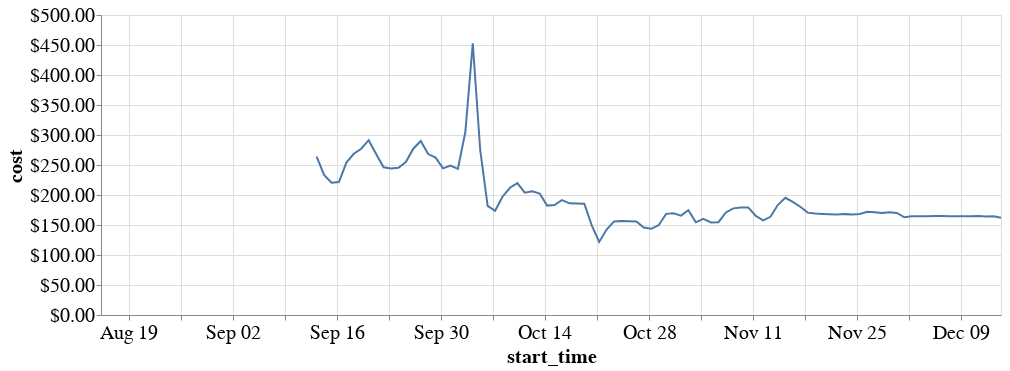

The cell this chart's notebook holds for it:
### Markdown cell above
## BROKEN -- Daily cloud costs

### Code cell
alt.Chart(cost, width=900).mark_line().encode(
    x='start_time',
    y=alt.Y('cost', axis=alt.Axis(format="$.2f"))
)

### Figure 1 — Vega-Lite specification as saved in the notebook (floating-point values rounded to 4 significant figures)
{"$schema": "https://vega.github.io/schema/vega-lite/v2.6.0.json", "config": {"axis": {"labelFontSize": 20, "titleFontSize": 20}}, "data": {"name": "data-e1a6ecb613e6b4b772489f2dc1fc7a71"}, "datasets": {"data-e1a6ecb613e6b4b772489f2dc1fc7a71": [{"cost": 40.16, "start_time": "2018-09-12T00:00:00-07:00"}, {"cost": 264.0, "start_time": "2018-09-13T00:00:00-07:00"}, {"cost": 233.4, "start_time": "2018-09-14T00:00:00-07:00"}, {"cost": 220.5, "start_time": "2018-09-15T00:00:00-07:00"}, {"cost": 221.5, "start_time": "2018-09-16T00:00:00-07:00"}, {"cost": 254.1, "start_time": "2018-09-17T00:00:00-07:00"}, {"cost": 268.7, "start_time": "2018-09-18T00:00:00-07:00"}, {"cost": 277.0, "start_time": "2018-09-19T00:00:00-07:00"}, {"cost": 291.3, "start_time": "2018-09-20T00:00:00-07:00"}, {"cost": 268.4, "start_time": "2018-09-21T00:00:00-07:00"}, {"cost": 246.1, "start_time": "2018-09-22T00:00:00-07:00"}, {"cost": 244.2, "start_time": "2018-09-23T00:00:00-07:00"}, {"cost": 245.5, "start_time": "2018-09-24T00:00:00-07:00"}, {"cost": 254.9, "start_time": "2018-09-25T00:00:00-07:00"}, {"cost": 277.2, "start_time": "2018-09-26T00:00:00-07:00"}, {"cost": 290.0, "start_time": "2018-09-27T00:00:00-07:00"}, {"cost": 268.3, "start_time": "2018-09-28T00:00:00-07:00"}, {"cost": 262.4, "start_time": "2018-09-29T00:00:00-07:00"}, {"cost": 244.4, "start_time": "2018-09-30T00:00:00-07:00"}, {"cost": 249.0, "start_time": "2018-10-01T00:00:00-07:00"}, {"cost": 243.5, "start_time": "2018-10-02T00:00:00-07:00"}, {"cost": 304.9, "start_time": "2018-10-03T00:00:00-07:00"}, {"cost": 453.0, "start_time": "2018-10-04T00:00:00-07:00"}, {"cost": 275.0, "start_time": "2018-10-05T00:00:00-07:00"}, {"cost": 181.8, "start_time": "2018-10-06T00:00:00-07:00"}, {"cost": 173.6, "start_time": "2018-10-07T00:00:00-07:00"}, {"cost": 197.1, "start_time": "2018-10-08T00:00:00-07:00"}, {"cost": 212.1, "start_time": "2018-10-09T00:00:00-07:00"}, {"cost": 219.8, "start_time": "2018-10-10T00:00:00-07:00"}, {"cost": 203.8, "start_time": "2018-10-11T00:00:00-07:00"}, {"cost": 206.1, "start_time": "2018-10-12T00:00:00-07:00"}, {"cost": 202.4, "start_time": "2018-10-13T00:00:00-07:00"}, {"cost": 182.3, "start_time": "2018-10-14T00:00:00-07:00"}, {"cost": 183.3, "start_time": "2018-10-15T00:00:00-07:00"}, {"cost": 191.6, "start_time": "2018-10-16T00:00:00-07:00"}, {"cost": 186.1, "start_time": "2018-10-17T00:00:00-07:00"}, {"cost": 185.8, "start_time": "2018-10-18T00:00:00-07:00"}, {"cost": 185.5, "start_time": "2018-10-19T00:00:00-07:00"}, {"cost": 149.5, "start_time": "2018-10-20T00:00:00-07:00"}, {"cost": 121.8, "start_time": "2018-10-21T00:00:00-07:00"}, {"cost": 142.4, "start_time": "2018-10-22T00:00:00-07:00"}, {"cost": 155.9, "start_time": "2018-10-23T00:00:00-07:00"}, {"cost": 156.9, "start_time": "2018-10-24T00:00:00-07:00"}, {"cost": 156.4, "start_time": "2018-10-25T00:00:00-07:00"}, {"cost": 155.9, "start_time": "2018-10-26T00:00:00-07:00"}, {"cost": 145.9, "start_time": "2018-10-27T00:00:00-07:00"}, {"cost": 143.6, "start_time": "2018-10-28T00:00:00-07:00"}, {"cost": 149.6, "start_time": "2018-10-29T00:00:00-07:00"}, {"cost": 168.6, "start_time": "2018-10-30T00:00:00-07:00"}, {"cost": 169.5, "start_time": "2018-10-31T00:00:00-07:00"}, {"cost": 165.7, "start_time": "2018-11-01T00:00:00-07:00"}, {"cost": 174.7, "start_time": "2018-11-02T00:00:00-07:00"}, {"cost": 154.5, "start_time": "2018-11-03T00:00:00-07:00"}, {"cost": 160.2, "start_time": "2018-11-04T00:00:00-07:00"}, {"cost": 154.2, "start_time": "2018-11-05T00:00:00-08:00"}, {"cost": 154.7, "start_time": "2018-11-06T00:00:00-08:00"}, {"cost": 170.9, "start_time": "2018-11-07T00:00:00-08:00"}, {"cost": 177.7, "start_time": "2018-11-08T00:00:00-08:00"}, {"cost": 179.0, "start_time": "2018-11-09T00:00:00-08:00"}, {"cost": 179.3, "start_time": "2018-11-10T00:00:00-08:00"}, {"cost": 165.4, "start_time": "2018-11-11T00:00:00-08:00"}, {"cost": 157.6, "start_time": "2018-11-12T00:00:00-08:00"}, {"cost": 163.7, "start_time": "2018-11-13T00:00:00-08:00"}, {"cost": 183.7, "start_time": "2018-11-14T00:00:00-08:00"}, {"cost": 195.3, "start_time": "2018-11-15T00:00:00-08:00"}, {"cost": 188.5, "start_time": "2018-11-16T00:00:00-08:00"}, {"cost": 180.4, "start_time": "2018-11-17T00:00:00-08:00"}, {"cost": 170.6, "start_time": "2018-11-18T00:00:00-08:00"}, {"cost": 169.1, "start_time": "2018-11-19T00:00:00-08:00"}, {"cost": 168.5, "start_time": "2018-11-20T00:00:00-08:00"}, {"cost": 168.1, "start_time": "2018-11-21T00:00:00-08:00"}, {"cost": 167.4, "start_time": "2018-11-22T00:00:00-08:00"}, {"cost": 168.1, "start_time": "2018-11-23T00:00:00-08:00"}, {"cost": 167.7, "start_time": "2018-11-24T00:00:00-08:00"}, {"cost": 168.4, "start_time": "2018-11-25T00:00:00-08:00"}, {"cost": 172.0, "start_time": "2018-11-26T00:00:00-08:00"}, {"cost": 171.2, "start_time": "2018-11-27T00:00:00-08:00"}, {"cost": 170.2, "start_time": "2018-11-28T00:00:00-08:00"}, {"cost": 171.2, "start_time": "2018-11-29T00:00:00-08:00"}, {"cost": 170.1, "start_time": "2018-11-30T00:00:00-08:00"}, {"cost": 162.9, "start_time": "2018-12-01T00:00:00-08:00"}, {"cost": 164.6, "start_time": "2018-12-02T00:00:00-08:00"}, {"cost": 164.5, "start_time": "2018-12-03T00:00:00-08:00"}, {"cost": 164.5, "start_time": "2018-12-04T00:00:00-08:00"}, {"cost": 165.2, "start_time": "2018-12-05T00:00:00-08:00"}, {"cost": 165.0, "start_time": "2018-12-06T00:00:00-08:00"}, {"cost": 164.4, "start_time": "2018-12-07T00:00:00-08:00"}, {"cost": 164.6, "start_time": "2018-12-08T00:00:00-08:00"}, {"cost": 164.6, "start_time": "2018-12-09T00:00:00-08:00"}, {"cost": 164.5, "start_time": "2018-12-10T00:00:00-08:00"}, {"cost": 164.9, "start_time": "2018-12-11T00:00:00-08:00"}, {"cost": 164.3, "start_time": "2018-12-12T00:00:00-08:00"}, {"cost": 164.6, "start_time": "2018-12-13T00:00:00-08:00"}, {"cost": 162.1, "start_time": "2018-12-14T00:00:00-08:00"}, {"cost": null, "start_time": "2018-08-15T00:00:00-07:00"}, {"cost": null, "start_time": "2018-08-16T00:00:00-07:00"}, {"cost": null, "start_time": "2018-08-17T00:00:00-07:00"}, {"cost": null, "start_time": "2018-08-18T00:00:00-07:00"}, {"cost": null, "start_time": "2018-08-19T00:00:00-07:00"}, {"cost": null, "start_time": "2018-08-20T00:00:00-07:00"}, {"cost": null, "start_time": "2018-08-21T00:00:00-07:00"}, {"cost": null, "start_time": "2018-08-22T00:00:00-07:00"}, {"cost": null, "start_time": "2018-08-23T00:00:00-07:00"}, {"cost": null, "start_time": "2018-08-24T00:00:00-07:00"}, {"cost": null, "start_time": "2018-08-25T00:00:00-07:00"}, {"cost": null, "start_time": "2018-08-26T00:00:00-07:00"}, {"cost": null, "start_time": "2018-08-27T00:00:00-07:00"}, {"cost": null, "start_time": "2018-08-28T00:00:00-07:00"}, {"cost": null, "start_time": "2018-08-29T00:00:00-07:00"}, {"cost": null, "start_time": "2018-08-30T00:00:00-07:00"}, {"cost": null, "start_time": "2018-08-31T00:00:00-07:00"}, {"cost": null, "start_time": "2018-09-01T00:00:00-07:00"}, {"cost": null, "start_time": "2018-09-02T00:00:00-07:00"}, {"cost": null, "start_time": "2018-09-03T00:00:00-07:00"}, {"cost": null, "start_time": "2018-09-04T00:00:00-07:00"}, {"cost": null, "start_time": "2018-09-05T00:00:00-07:00"}, {"cost": null, "start_time": "2018-09-06T00:00:00-07:00"}, {"cost": null, "start_time": "2018-09-07T00:00:00-07:00"}, {"cost": null, "start_time": "2018-09-08T00:00:00-07:00"}, {"cost": null, "start_time": "2018-09-09T00:00:00-07:00"}, {"cost": null, "start_time": "2018-09-10T00:00:00-07:00"}, {"cost": null, "start_time": "2018-09-11T00:00:00-07:00"}, {"cost": null, "start_time": "2018-09-12T00:00:00-07:00"}]}, "encoding": {"x": {"field": "start_time", "type": "temporal"}, "y": {"axis": {"format": "$.2f"}, "field": "cost", "type": "quantitative"}}, "mark": "line", "width": 900}
